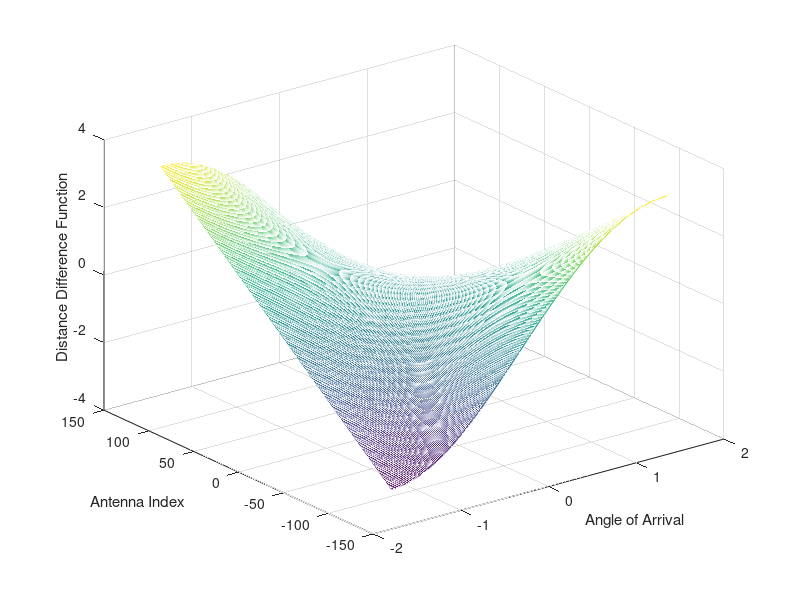
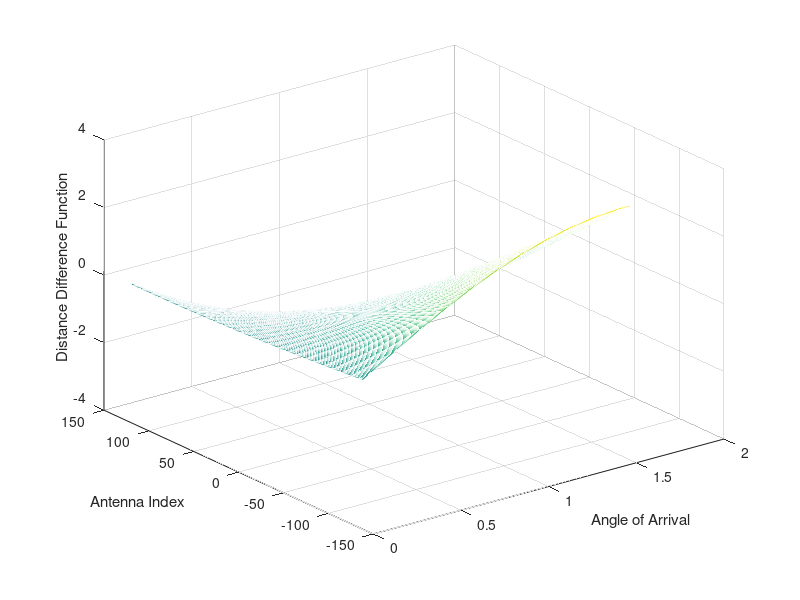
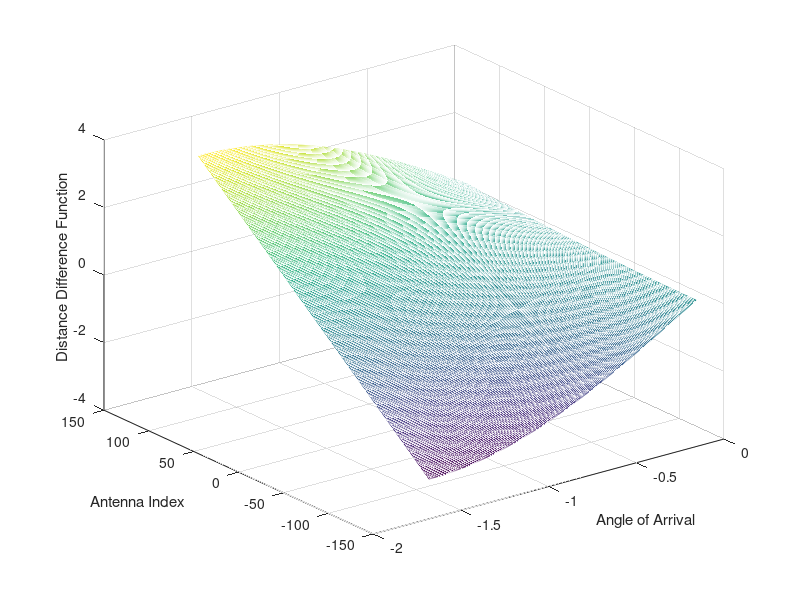

Write MATLAB code to recreate these figures, in order.
clc
clear all
close all
c = 3e8;
fc = 6e9;
lambda = c/fc;
N = 257;
D = (N-1)*(lambda/2);
RD = 2*D.^2/lambda;
d = lambda/2;
nn = linspace(-N/2, N/2,N);
r00 = linspace(2*D/2,100*RD,1);
%% user is inside the increase decrease arena
r00 =5*D;
theta00 = linspace(-pi/2,pi/2,N);
y1= r00*sin(theta00);
r = zeros(length(theta00),length(r00),length(nn));
for i =1:length(theta00)
    theta0 = theta00(i);
    for j= 1 :length(r00)
      r0 =r00(j);
      r(i,j,:) = sqrt(r0^2 + ((nn-1)*d).^2 - 2*r0*(nn-1)*d*sin(theta0)) - r0;
    end
end
figure
r1 = transpose(squeeze(r));
mesh(theta00,nn,r1);
xlabel('Angle of Arrival')
ylabel('Antenna Index')
zlabel('Distance Difference Function')

%% user is inside the increase  arena
r00 =10*D;
theta00 = linspace(.0500,pi/2,N);
y2= r00*sin(theta00) ;
r = zeros(length(theta00),length(r00),length(nn));
for i =1:length(theta00)
    theta0 = theta00(i);
    for j= 1 :length(r00)
      r0 =r00(j);
      r(i,j,:) = sqrt(r0^2 + ((nn-1)*d).^2 - 2*r0*(nn-1)*d*sin(theta0)) - r0;
    end
end
figure
r2 = transpose(squeeze(r));
mesh(theta00,nn,r2);
xlabel('Angle of Arrival')
ylabel('Antenna Index')
zlabel('Distance Difference Function')

%% user is inside the decrease arena
r00 =10*D;
theta00 = linspace(-pi/2,-.0500,N);
y3= r00*sin(theta00);
r = zeros(length(theta00),length(r00),length(nn));
for i =1:length(theta00)
    theta0 = theta00(i);
    for j= 1 :length(r00)
      r0 =r00(j);
      r(i,j,:) = sqrt(r0^2 + ((nn-1)*d).^2 - 2*r0*(nn-1)*d*sin(theta0)) - r0;
    end
end
figure
r3 = transpose(squeeze(r));
mesh(theta00,nn,r3);
xlabel('Angle of Arrival')
ylabel('Antenna Index')
zlabel('Distance Difference Function')